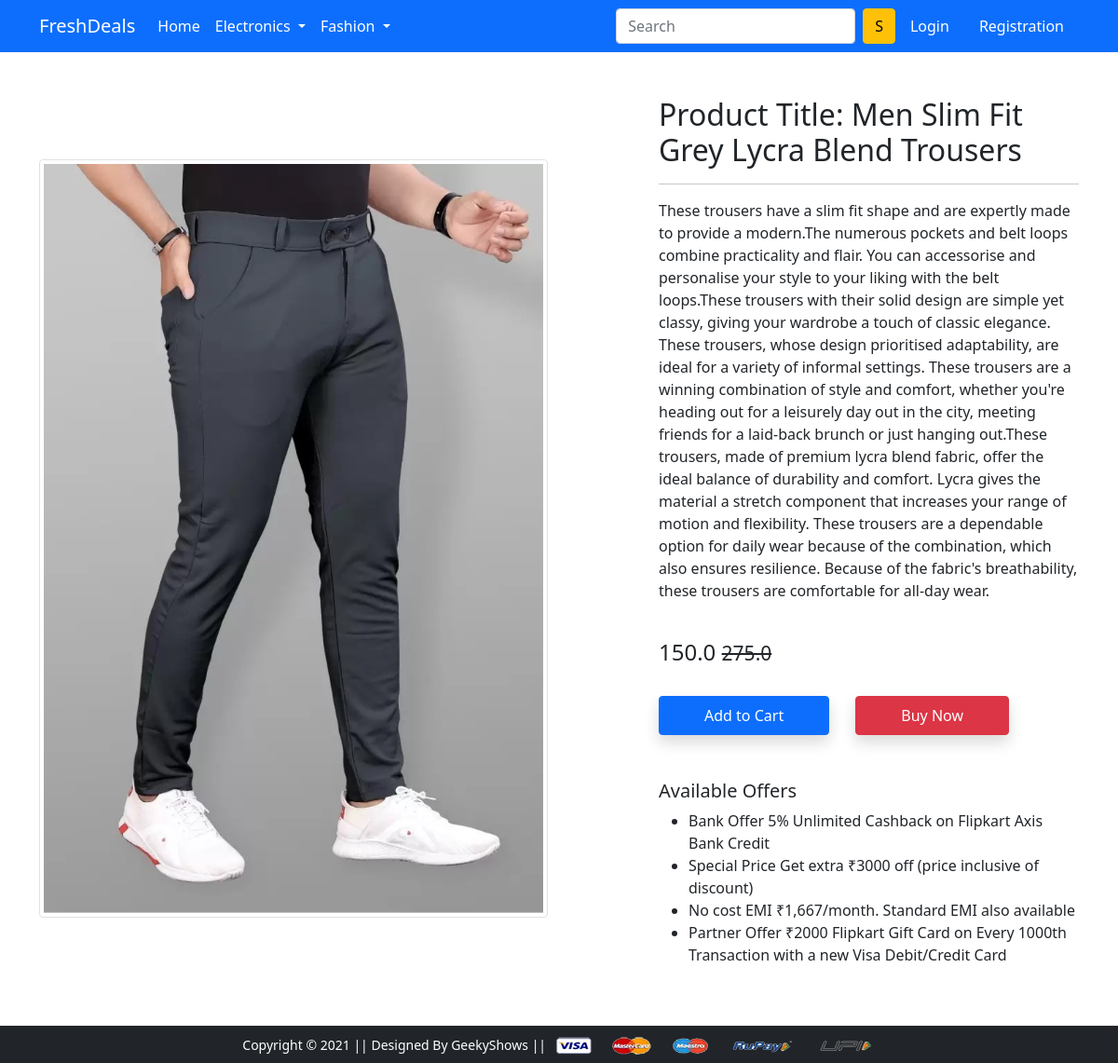
Screenshot of /product-detail/1 with the database file from the repository.
### app/models.py (models this page shows, shortened)
class Product(models. Model):
    title = models.CharField(max_length=100)
    selling_price = models.FloatField()
    discounted_price = models.FloatField()
    description = models.TextField()
    brand = models.CharField(max_length=100)
    category = models.CharField(choices=CATEGORY_CHOICE,
    max_length=2)
    product_image = models. ImageField(upload_to='productimg')

### app/views.py (the view)
# urls.py: path('product-detail/<int:pk>', views.ProductDetailView.as_view(), name='product-detail'),
class ProductDetailView(View):
    def get(self, request, pk):
        product = Product.objects.get(pk=pk)
        cart_item = False
        if request.user.is_authenticated:
            cart_item = Cart.objects.filter(Q(product= product.id) & Q(user=request.user)).exists()
        return render (request, 'app/productdetail.html',
        {'product': product, 'cart_item':cart_item})

### app/templates/app/productdetail.html (shortened to what this page needs)
{% extends 'app/base.html' %}
{% load static %}
{% block main-content %}
<div class="container my-5">
 <div class="row">
  <div class="col-sm-6 text-center align-self-center">
   <img src="{{product.product_image.url}}" alt="" class="img-fluid img-thumbnail">
  </div>
  <div class="col-sm-5 offset-sm-1">
   <h2>Product Title: {{product.title}}</h2>
   <hr>
   <p>{{product.description}}</p> <br>
   <h4>{{product.discounted_price}} <small class="fw-light text-decoration-line-through">{{product.selling_price}}</small></h4> <br>
   {% if not request.user.is_authenticated %}
    <form action="/add-to-cart" class="d-inline">
        <button type="submit" class="btn btn-primary shadow px-5 py-2">Add to Cart</button>
    </form>
   {% endif %}
   <a href="{% url 'checkout' %}" class="btn btn-danger shadow px-5 py-2 ms-4">Buy Now</a>
   <h5 class="mt-5">Available Offers</h5>
   <ul>
    <li>Bank Offer 5% Unlimited Cashback on Flipkart Axis Bank Credit</li>
    <li>Special Price Get extra ₹3000 off (price inclusive of discount)</li>
    <li>No cost EMI ₹1,667/month. Standard EMI also available</li>
    <li>Partner Offer ₹2000 Flipkart Gift Card on Every 1000th Transaction with a new Visa Debit/Credit Card</li>
   </ul>
  </div>
 </div>
</div>
{% endblock main-content %}

### rows the page displays
Product: product_image (picture), title "Men Slim Fit Grey Lycra Blend Trousers", description "These trousers have a slim fit shape and are expertly made to provide a modern.The numerous pockets and belt loops combine practicality and flair. You can accessorise and personalise your style to your liking with the belt loops.These trousers with their solid design are simple yet classy, giving your wardrobe a touch of classic elegance. These trousers, whose design prioritised adaptability, are ideal for a variety of informal settings. These trousers are a winning combination of style and comfort, whether you're heading out for a leisurely day out in the city, meeting friends for a laid-back brunch or just hanging out.These trousers, made of premium lycra blend fabric, offer the ideal…", discounted_price "150.0", selling_price "275.0"
